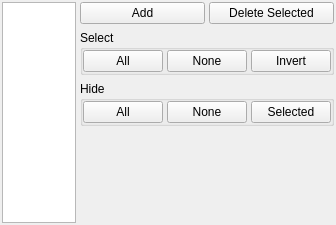
<ui version="4.0" >
 <class>GlyphsWidget</class>
 <widget class="QWidget" name="GlyphsWidget" >
  <property name="geometry" >
   <rect>
    <x>0</x>
    <y>0</y>
    <width>336</width>
    <height>225</height>
   </rect>
  </property>
  <property name="windowTitle" >
   <string>Glyphs</string>
  </property>
  <layout class="QHBoxLayout" >
   <property name="margin" >
    <number>2</number>
   </property>
   <property name="spacing" >
    <number>4</number>
   </property>
   <item>
    <widget class="QListWidget" name="GlyphList" />
   </item>
   <item>
    <layout class="QVBoxLayout" >
     <property name="margin" >
      <number>0</number>
     </property>
     <property name="spacing" >
      <number>6</number>
     </property>
     <item>
      <layout class="QHBoxLayout" >
       <property name="margin" >
        <number>0</number>
       </property>
       <property name="spacing" >
        <number>4</number>
       </property>
       <item>
        <widget class="QPushButton" name="GlyphAddButton" >
         <property name="text" >
          <string>Add</string>
         </property>
        </widget>
       </item>
       <item>
        <widget class="QPushButton" name="GlyphDeleteSelectedButton" >
         <property name="text" >
          <string>Delete Selected</string>
         </property>
        </widget>
       </item>
      </layout>
     </item>
     <item>
      <widget class="QGroupBox" name="GlyphSelectGroup" >
       <property name="title" >
        <string>Select</string>
       </property>
       <layout class="QHBoxLayout" >
        <property name="margin" >
         <number>0</number>
        </property>
        <property name="spacing" >
         <number>4</number>
        </property>
        <item>
         <widget class="QPushButton" name="GlyphSelectAllButton" >
          <property name="sizePolicy" >
           <sizepolicy>
            <hsizetype>7</hsizetype>
            <vsizetype>0</vsizetype>
            <horstretch>0</horstretch>
            <verstretch>0</verstretch>
           </sizepolicy>
          </property>
          <property name="text" >
           <string>All</string>
          </property>
         </widget>
        </item>
        <item>
         <widget class="QPushButton" name="GlyphSelectNoneButton" >
          <property name="sizePolicy" >
           <sizepolicy>
            <hsizetype>7</hsizetype>
            <vsizetype>0</vsizetype>
            <horstretch>0</horstretch>
            <verstretch>0</verstretch>
           </sizepolicy>
          </property>
          <property name="text" >
           <string>None</string>
          </property>
         </widget>
        </item>
        <item>
         <widget class="QPushButton" name="GlyphInverstSelectionButton" >
          <property name="sizePolicy" >
           <sizepolicy>
            <hsizetype>7</hsizetype>
            <vsizetype>0</vsizetype>
            <horstretch>0</horstretch>
            <verstretch>0</verstretch>
           </sizepolicy>
          </property>
          <property name="text" >
           <string>Invert</string>
          </property>
         </widget>
        </item>
       </layout>
      </widget>
     </item>
     <item>
      <widget class="QGroupBox" name="GlyphHideGroup" >
       <property name="title" >
        <string>Hide</string>
       </property>
       <layout class="QHBoxLayout" >
        <property name="margin" >
         <number>0</number>
        </property>
        <property name="spacing" >
         <number>4</number>
        </property>
        <item>
         <widget class="QPushButton" name="GlyphHideAllButton" >
          <property name="sizePolicy" >
           <sizepolicy>
            <hsizetype>7</hsizetype>
            <vsizetype>0</vsizetype>
            <horstretch>0</horstretch>
            <verstretch>0</verstretch>
           </sizepolicy>
          </property>
          <property name="text" >
           <string>All</string>
          </property>
         </widget>
        </item>
        <item>
         <widget class="QPushButton" name="GlyphHideNoneButton" >
          <property name="sizePolicy" >
           <sizepolicy>
            <hsizetype>7</hsizetype>
            <vsizetype>0</vsizetype>
            <horstretch>0</horstretch>
            <verstretch>0</verstretch>
           </sizepolicy>
          </property>
          <property name="text" >
           <string>None</string>
          </property>
         </widget>
        </item>
        <item>
         <widget class="QPushButton" name="GlyphHideSelectionButton" >
          <property name="sizePolicy" >
           <sizepolicy>
            <hsizetype>7</hsizetype>
            <vsizetype>0</vsizetype>
            <horstretch>0</horstretch>
            <verstretch>0</verstretch>
           </sizepolicy>
          </property>
          <property name="text" >
           <string>Selected</string>
          </property>
         </widget>
        </item>
       </layout>
      </widget>
     </item>
     <item>
      <spacer>
       <property name="orientation" >
        <enum>Qt::Vertical</enum>
       </property>
       <property name="sizeHint" >
        <size>
         <width>20</width>
         <height>40</height>
        </size>
       </property>
      </spacer>
     </item>
    </layout>
   </item>
  </layout>
 </widget>
 <resources/>
 <connections/>
</ui>
